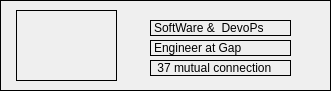
<?xml version="1.0" encoding="UTF-8"?>
<ui version="4.0">
 <class>Form</class>
 <widget class="QWidget" name="Form">
  <property name="geometry">
   <rect>
    <x>0</x>
    <y>0</y>
    <width>331</width>
    <height>91</height>
   </rect>
  </property>
  <property name="windowTitle">
   <string>Form</string>
  </property>
  <widget class="QFrame" name="frame">
   <property name="geometry">
    <rect>
     <x>0</x>
     <y>0</y>
     <width>331</width>
     <height>91</height>
    </rect>
   </property>
   <property name="styleSheet">
    <string notr="true">*{
border : 1px solid black;
}</string>
   </property>
   <property name="frameShape">
    <enum>QFrame::StyledPanel</enum>
   </property>
   <property name="frameShadow">
    <enum>QFrame::Raised</enum>
   </property>
   <widget class="QLabel" name="label">
    <property name="geometry">
     <rect>
      <x>16</x>
      <y>10</y>
      <width>101</width>
      <height>71</height>
     </rect>
    </property>
    <property name="text">
     <string/>
    </property>
   </widget>
   <widget class="QLabel" name="label_2">
    <property name="geometry">
     <rect>
      <x>150</x>
      <y>20</y>
      <width>141</width>
      <height>16</height>
     </rect>
    </property>
    <property name="text">
     <string>SoftWare &amp;  DevoPs</string>
    </property>
   </widget>
   <widget class="QLabel" name="label_3">
    <property name="geometry">
     <rect>
      <x>150</x>
      <y>40</y>
      <width>141</width>
      <height>16</height>
     </rect>
    </property>
    <property name="text">
     <string>Engineer at Gap</string>
    </property>
   </widget>
   <widget class="QLabel" name="label_4">
    <property name="geometry">
     <rect>
      <x>150</x>
      <y>60</y>
      <width>141</width>
      <height>16</height>
     </rect>
    </property>
    <property name="text">
     <string> 37 mutual connection</string>
    </property>
   </widget>
  </widget>
 </widget>
 <resources/>
 <connections/>
</ui>
